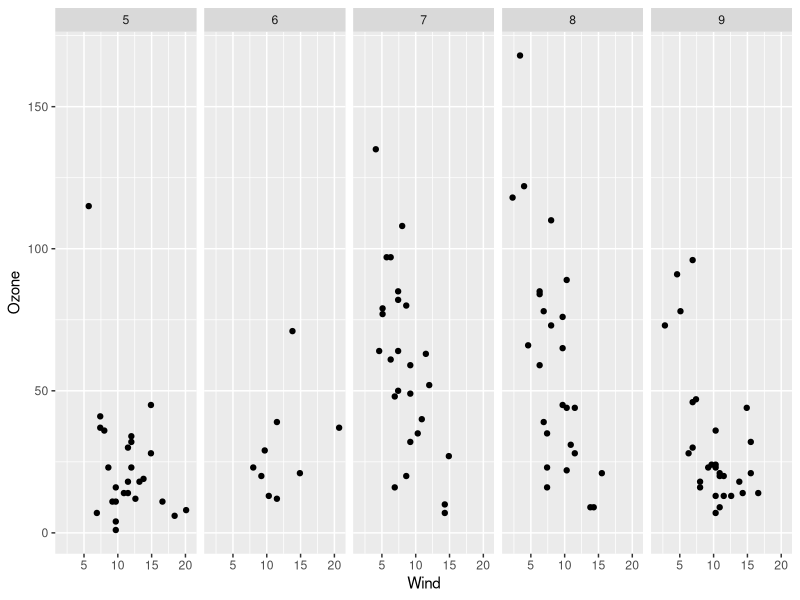

The R script that drew this image:
library(nlme)
library(lattice)
p <- xyplot(weight ~ Time | Diet, BodyWeight)
class(p)


# 7 -----------------------------------------------------------------------

library(datasets)
data(airquality)

library(ggplot2)
airquality <- transform(airquality, Month = factor(Month))
qplot(Wind, Ozone, data = airquality, facets = .~Month)

